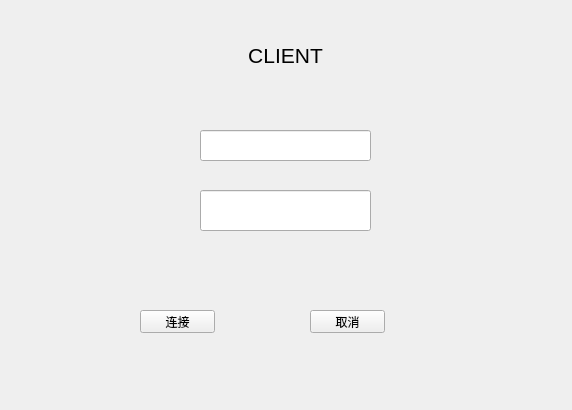
<?xml version="1.0" encoding="UTF-8"?>
<ui version="4.0">
 <class>Widget</class>
 <widget class="QWidget" name="Widget">
  <property name="geometry">
   <rect>
    <x>0</x>
    <y>0</y>
    <width>572</width>
    <height>410</height>
   </rect>
  </property>
  <property name="windowTitle">
   <string>Widget</string>
  </property>
  <widget class="QLabel" name="label">
   <property name="geometry">
    <rect>
     <x>210</x>
     <y>40</y>
     <width>151</width>
     <height>31</height>
    </rect>
   </property>
   <property name="text">
    <string>&lt;html&gt;&lt;head/&gt;&lt;body&gt;&lt;p align=&quot;center&quot;&gt;&lt;span style=&quot; font-size:16pt;&quot;&gt;CLIENT&lt;/span&gt;&lt;/p&gt;&lt;/body&gt;&lt;/html&gt;</string>
   </property>
  </widget>
  <widget class="QLineEdit" name="ipEdit">
   <property name="geometry">
    <rect>
     <x>200</x>
     <y>130</y>
     <width>171</width>
     <height>31</height>
    </rect>
   </property>
  </widget>
  <widget class="QLineEdit" name="portEdit">
   <property name="geometry">
    <rect>
     <x>200</x>
     <y>190</y>
     <width>171</width>
     <height>41</height>
    </rect>
   </property>
  </widget>
  <widget class="QPushButton" name="connect_btn">
   <property name="geometry">
    <rect>
     <x>140</x>
     <y>310</y>
     <width>75</width>
     <height>23</height>
    </rect>
   </property>
   <property name="text">
    <string>连接</string>
   </property>
  </widget>
  <widget class="QPushButton" name="cancel_btn">
   <property name="geometry">
    <rect>
     <x>310</x>
     <y>310</y>
     <width>75</width>
     <height>23</height>
    </rect>
   </property>
   <property name="text">
    <string>取消</string>
   </property>
  </widget>
 </widget>
 <resources/>
 <connections/>
</ui>
